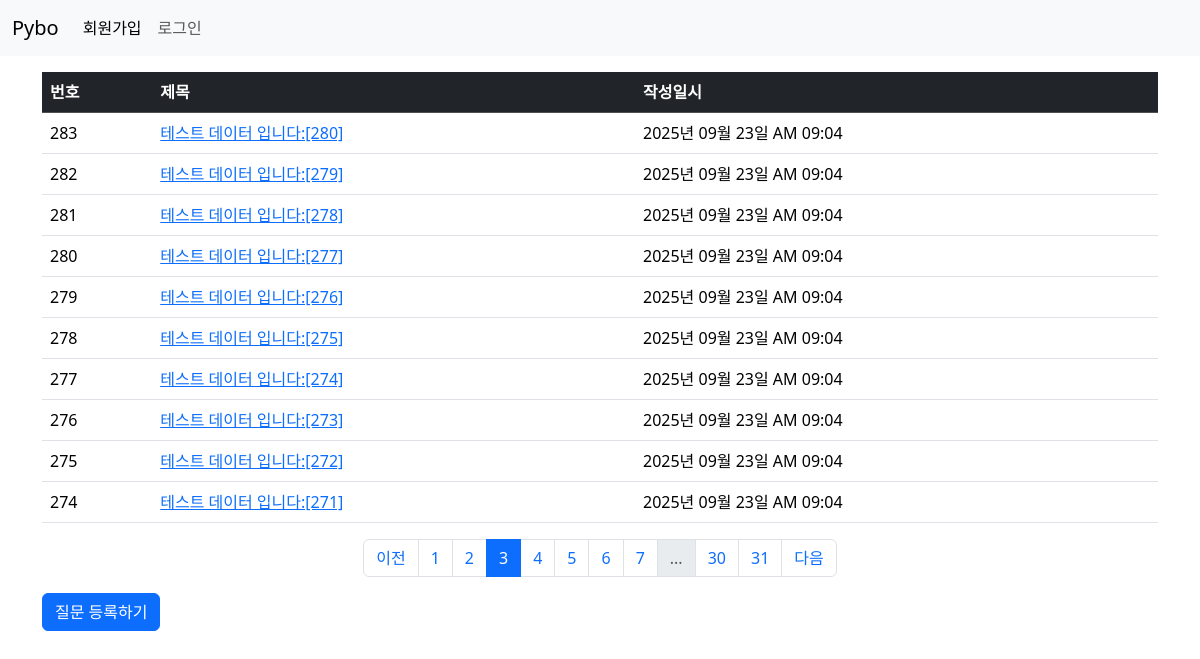
Screenshot of /question/list/?page=3 with the database file from the repository.
### pybo/models.py (models this page shows)
class Question(db.Model):
    id = db.Column(db.Integer, primary_key=True)
    subject = db.Column(db.String(200), nullable=False)
    content = db.Column(db.Text(), nullable=False)
    create_date = db.Column(db.DateTime(), nullable=False)

### pybo/views/question_views.py (the view)
@bp.route('/list/')
def _list():
    page = request.args.get('page', default=1, type=int)  # 페이지
    question_list = Question.query.order_by(Question.create_date.desc())
    question_list = question_list.paginate(page=page, per_page=10)  # 한 페이지에 보여야할 게시글 수
    return render_template('question/question_list.html', question_list=question_list)

### pybo/filter.py (called while the page is built)
def format_datetime(value, fmt='%Y년 %m월 %d일 %p %I:%M'):
    return value.strftime(fmt)

### pybo/templates/question/question_list.html (shortened to what this page needs)
{% extends 'base.html' %}
{% block content %}
<div class="container my-3">
    <table class="table table-hover">
        <thead>
        <tr class="table-dark">
            <th scope="col">번호</th>
            <th scope="col">제목</th>
            <th scope="col">작성일시</th>
        </tr>
        </thead>
        <tbody>
        {% if question_list %}
        {% for question in question_list.items %}
        <tr>
            <td>{{ question_list.total - (question_list.page - 1) * question_list.per_page - loop.index0 }}</td>
            <td>
                <a href="{{ url_for('question.detail', question_id= question.id) }}">{{ question.subject }}</a>
            </td>
            <td>{{ question.create_date|datetime }}</td>
        </tr>
        {% endfor %}
        {% else %}
        <tr>
            <td colspan="3">질문이 없습니다.</td>
        </tr>
        {% endif %}
        </tbody>
    </table>
    <ul class="pagination justify-content-center">
        {% if question_list.has_prev %}
        <li class="page-item"><a href="?page={{ question_list.prev_num }}" class="page-link">이전</a></li>
        {% else %}
        <li class="page-item disabled"><a href="javascript:void(0)" class="page-link">이전</a></li>
        {% endif %}
        {% for page_num in question_list.iter_pages() %}
        {% if page_num %}
        {% if page_num != question_list.page %}
        <li class="page-item"><a class="page-link" href="?page={{ page_num }}">{{ page_num }}</a></li>
        {%else%}
        <li class="page-item active">
            <a class="page-link" href="javascript:void(0)" aria-current="page">{{ page_num }}</a>
        </li>
        {% endif %}
        {% else %}
        <li class="page-item disabled"><a class="page-link" href="javascript:void(0)">...</a></li>
        {% endif %}
        {% endfor %}
        {% if question_list.has_next %}
        <li class="page-item"><a href="?page={{ question_list.next_num }}" class="page-link">다음</a></li>
        {% else %}
        <li class="page-item disabled"><a href="javascript:void(0)" class="page-link">다음</a></li>
        {% endif %}
    </ul>
    <a href="{{ url_for('question.create') }}" class="btn btn-primary">질문 등록하기</a>
</div>
{% endblock %}

### rows the page displays
Question: total "283", subject "테스트 데이터 입니다:[280]", create_date "2025년 09월 23일 AM 09:04"
Question: total "282", subject "테스트 데이터 입니다:[279]", create_date "2025년 09월 23일 AM 09:04"
Question: total "281", subject "테스트 데이터 입니다:[278]", create_date "2025년 09월 23일 AM 09:04"
Question: total "280", subject "테스트 데이터 입니다:[277]", create_date "2025년 09월 23일 AM 09:04"
Question: total "279", subject "테스트 데이터 입니다:[276]", create_date "2025년 09월 23일 AM 09:04"
Question: total "278", subject "테스트 데이터 입니다:[275]", create_date "2025년 09월 23일 AM 09:04"
Question: total "277", subject "테스트 데이터 입니다:[274]", create_date "2025년 09월 23일 AM 09:04"
Question: total "276", subject "테스트 데이터 입니다:[273]", create_date "2025년 09월 23일 AM 09:04"
Question: total "275", subject "테스트 데이터 입니다:[272]", create_date "2025년 09월 23일 AM 09:04"
Question: total "274", subject "테스트 데이터 입니다:[271]", create_date "2025년 09월 23일 AM 09:04"

### other values shown
{{ page_num }} "1" "2" "4" "5" "6" "7" "30" "31"
{{ page_num }} "3"
